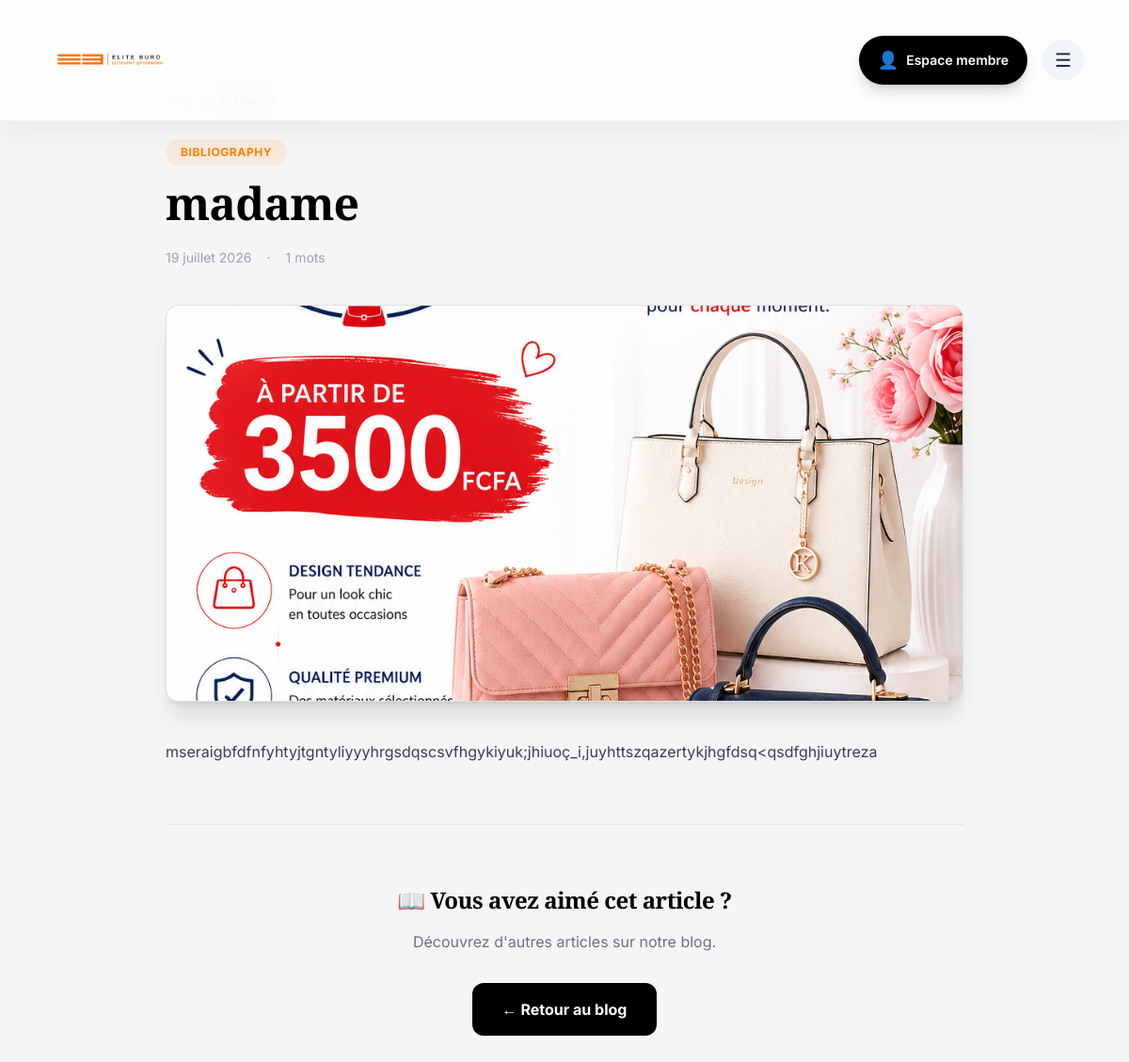
/blog/article/madame/, run on the app's committed database.
### blog/models.py (models this page shows, shortened)
class BlogArticle(models.Model):
    category = models.ForeignKey(
        BlogCategory,
        on_delete=models.CASCADE,
        related_name="articles",
        null=True,
        blank=True,
    )
    title = models.CharField(max_length=200, unique=True)
    image = models.ImageField(upload_to="blog/articles/", blank=True, null=True)
    slug = models.SlugField(max_length=220, unique=True, blank=True)
    excerpt = models.TextField(blank=True, default="")
    content = models.TextField(blank=True, default="")
    is_published = models.BooleanField(default=False)
    created_at = models.DateTimeField(auto_now_add=True)
    updated_at = models.DateTimeField(auto_now=True)
    class Meta:
        ordering = ["-created_at"]
        verbose_name = "Article"
        verbose_name_plural = "Articles"

class BlogCategory(models.Model):
    name = models.CharField(max_length=120, unique=True)
    slug = models.SlugField(max_length=140, unique=True, blank=True)
    description = models.TextField(blank=True, default="")
    created_at = models.DateTimeField(auto_now_add=True)
    updated_at = models.DateTimeField(auto_now=True)
    class Meta:
        ordering = ["name"]
        verbose_name = "Catégorie"
        verbose_name_plural = "Catégories"

### blog/views.py (the view)
# urls.py: path("article/<slug:slug>/", views.blog_detail, name="detail"),
def blog_detail(request, slug: str):
    article = get_object_or_404(BlogArticle, slug=slug, is_published=True)
    recent_articles = BlogArticle.objects.filter(is_published=True).exclude(id=article.id).order_by("-created_at")[:3]
    return render(request, "blog/detail.html", {
        "article": article,
        "recent_articles": recent_articles,
    })

### templates/blog/detail.html (shortened to what this page needs)
{% extends "layouts/base_public.html" %}
{% load static %}
{% block content %}
<div class="max-w-4xl mx-auto px-6 py-24">
  <nav class="text-sm text-gray-400 mb-8">
    <a href="{% url 'blog:list' %}" class="text-gold hover:underline">Blog</a>
    <span class="mx-2">/</span>
    <span class="text-gray-600">{{ article.title|truncatewords:6 }}</span>
  </nav>
  {% if article.category %}
  <span class="inline-block bg-gold/10 text-gold text-xs font-bold uppercase tracking-wider px-4 py-1.5 rounded-full mb-4">
    {{ article.category.name }}
  </span>
  {% endif %}
  <h1 class="text-4xl lg:text-5xl font-bold text-navy font-display leading-tight mb-6">
    {{ article.title }}
  </h1>
  <div class="flex items-center gap-4 text-sm text-gray-400 mb-10">
    <span>{{ article.created_at|date:"d F Y" }}</span>
    <span>·</span>
    <span>{{ article.content|wordcount }} mots</span>
  </div>
  {% if article.image %}
  <div class="rounded-2xl overflow-hidden shadow-xl mb-10">
    <img src="{{ article.image.url }}" alt="{{ article.title }}" class="w-full h-[420px] object-cover">
  </div>
  {% endif %}
  <div class="prose prose-lg max-w-none text-gray-700 leading-relaxed">
    {{ article.content|linebreaks }}
  </div>
  <hr class="my-16 border-gray-200">
  <div class="text-center">
    <h3 class="text-2xl font-bold text-navy font-display mb-4">📖 Vous avez aimé cet article ?</h3>
    <p class="text-gray-500 mb-8">Découvrez d'autres articles sur notre blog.</p>
    <a href="{% url 'blog:list' %}" class="inline-block bg-navy text-white px-8 py-4 rounded-xl font-bold hover:bg-navy/80 transition">
      ← Retour au blog
    </a>
  </div>
</div>
{% endblock %}

### static/css/home.css (style rules this page uses)
:root { --orange: #FF8000; --dark: #000000; --gold: #C9A02C; --cream: #FAFAF7; --gray: #6B7280; --gray-light: #D1D5DB; --border: rgba(0, 0, 0, 0.15); --shadow: 0 10px 30px rgba(0, 0, 0, 0.10); --shadow-hover: 0 20px 50px rgba(0, 0, 0, 0.18); }
body { font-family: Inter, sans-serif; background: var(--cream); color: #000000; }
h1, h2, h3 { font-family: Sora, sans-serif; color: var(--dark); letter-spacing: -0.02em; }
html { scroll-behavior: smooth; }
.rounded-2xl, .rounded-\[1\.6rem\], .rounded-\[2rem\] { border-radius:14px !important; background:#ffffff; border:1px solid var(--border); box-shadow:var(--shadow); transition:all .25s ease; }

### static/css/style.css (style rules this page uses)
:root { --orange: #FF8000; --dark: #000000; --gold: #C9A02C; --cream: #FAFAF7; --gray: #6B7280; --gray-light: #D1D5DB; --gray-bg: #F3F4F6; --border: rgba(0,0,0,.12); --shadow: 0 10px 30px rgba(0,0,0,.08); --shadow-hover: 0 20px 50px rgba(0,0,0,.15); }
* { margin:0; padding:0; box-sizing:border-box; }
body { font-family:"Inter","DM Sans",Arial,sans-serif; background:var(--cream); color:var(--dark); }
h1,h2,h3,h4 { font-family:"Playfair Display",Georgia,serif; font-weight:700; color:var(--dark); }
a { text-decoration:none; transition:.3s ease; }
.text-center { text-align:center; }
.flex { display:flex; }

### data on the page
BlogArticle: category.name "BIBLIOGRAPHY", title "madame", created_at "19 juillet 2026", content "1", image (picture), content "mseraigbfdfnfyhtyjtgntyliyyyhrgsdqscsvfhgykiyuk;jhiuoç_i,juyhttszqazertykjhgfdsq<qsdfghjiuytreza"
